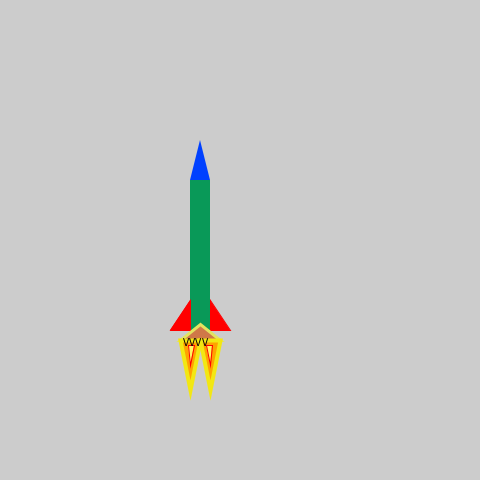
Frame 1 (no input)
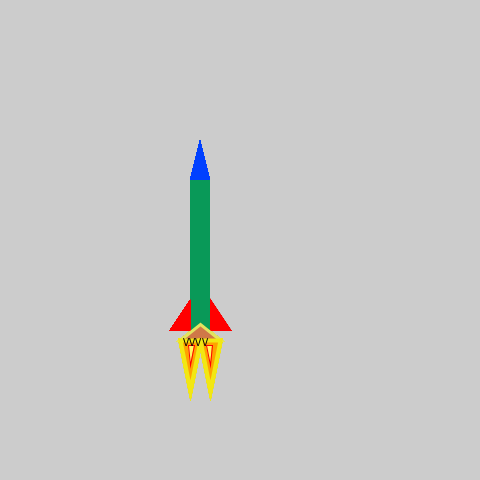
Frame 60 (the mouse pressed at the canvas centre just before this capture)
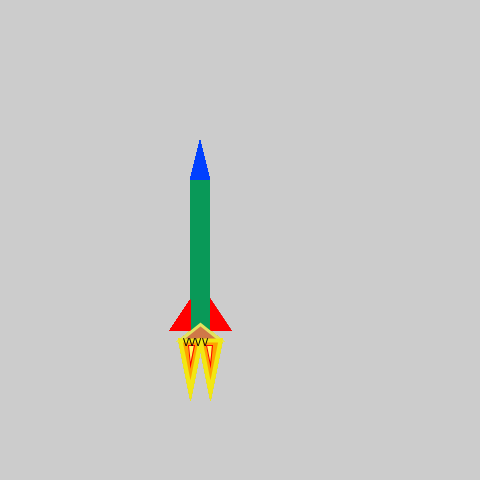
Frame 120 (the mouse held since frame 60 and released just before this capture)

The Processing sketch that drew these frames (run headless with seeded random() and noise(); from frame 60 on, the mouse is pressed at the canvas centre):

// Processing sketch: rocket
// ── rocket.pde
void setup() {
  size(480, 480);

}

void draw() {
// This is my rocket

//bod200
fill(9, 153, 88);
noStroke();
rect(200-10,200-20,2*10,10*15);


//nose cone
fill(0, 64, 255);
triangle(200-10,200-2*10,200,200-6*10,200+10,200-2*10);

//fins
stroke(255, 0, 0);
fill(255, 0, 0);
triangle(200-10,200+130,200-30,200+130,200-10,200+100);
triangle(200+10,200+130,200+30,200+130,200+10,200+100);

//Thruster
fill(207, 119, 72);
stroke(227, 227, 95);
strokeWeight(3);
triangle(200-20,200+140,200+20,200+140,200,200+124);

//Fire
fill(255, 162, 0);
strokeWeight(4);
stroke(242, 231, 19);
beginShape(TRIANGLES);
vertex(200-20, 200+140);
vertex(200, 200+140);
vertex(200-10, 200+190);
vertex(200+20, 200+140);
vertex(200, 200+140);
vertex(200+10, 200+190);
endShape(CLOSE);


stroke(255, 0, 0);
strokeWeight(1);
fill(255, 247, 99);
beginShape(TRIANGLES);
vertex(200-12, 200+145);
vertex(200-6, 200+145);
vertex(200-10, 200+165);
vertex(200+12, 200+145);
vertex(200+6, 200+145);
vertex(200+10, 200+165);
endShape(CLOSE);

fill(10, 3, 3);
text("VVVV",200+-17,200+137,33,120);





}
